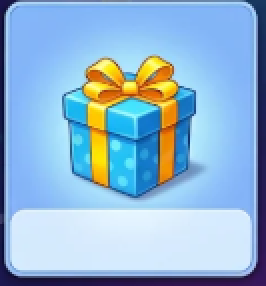
#> input picture src/game/gifts/gift-img/Screenshot 2026-11-07 162244.png, 133 x 143 px (shown 2 times larger)
$ python extract-gift-assets.py
#> lines starting #> are read from the running program, lines starting #| are printed output that depends on the picture
"""Extract individual gift artworks from the uploaded card screenshots.

Each source is a card screenshot; the crop below isolates the gift box
(inside the card border, above the footer/button). Corner flood-fill then
removes the card gradient background to transparency, and the result is
trimmed with transparent padding. One PNG per gift — no combined sheet.
"""
from PIL import Image, ImageDraw
import os

SRC = os.path.join(os.path.dirname(__file__), "..", "src", "game", "gifts", "gift-img")
OUT = os.path.join(os.path.dirname(__file__), "..", "public", "assets", "gifts")
os.makedirs(OUT, exist_ok=True)

# (source file, output name, crop box l/t/r/b estimated from each screenshot)
JOBS = [
    ("Screenshot 2026-11-07 162244.png", "gift-blue.png", (18, 16, 115, 104)),
    ("Screenshot 2026-11-07 170141.png", "gift-green.png", (28, 36, 174, 140)),
    ("Screenshot 2026-11-07 170209.png", "gift-purple.png", (28, 46, 177, 160)),
    ("Screenshot 2026-11-07 170227.png", "gift-golden.png", (22, 32, 168, 158)),
    ("Screenshot 2026-11-07 170307.png", "gift-pink.png", (50, 38, 172, 128)),
    ("Screenshot 2026-11-07 170440.png", "gift-silver.png", (12, 8, 132, 90)),
    ("Screenshot 2026-11-07 170529.png", "gift-shell.png", (58, 8, 188, 102)),
    ("Screenshot 2026-11-07 170545.png", "gift-heart.png", (28, 22, 148, 108)),
    ("Screenshot 2026-11-07 170601.png", "gift-knot.png", (28, 18, 132, 102)),
    ("Screenshot 2026-11-07 170619.png", "gift-pod.png", (22, 18, 142, 102)),
    ("Screenshot 2026-11-07 170635.png", "gift-ice.png", (28, 8, 137, 98)),
]

def flood_transparent(im):
    rgba = im.convert("RGBA")
    w, h = rgba.size
    # Flood from all four corners; outline around each gift blocks leakage.
    for corner in [(0, 0), (w - 1, 0), (0, h - 1), (w - 1, h - 1)]:
        ImageDraw.floodfill(rgba, corner, (0, 0, 0, 0), thresh=42)
    return rgba

for src, dest, box in JOBS:
    path = os.path.join(SRC, src)
    im = Image.open(path).convert("RGB").crop(box)
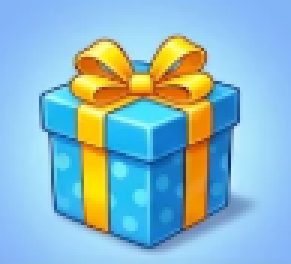
#> im: PIL image 97x88 RGB (shown 3 times larger); mean R, G, B 139.2, 184.9, 199.8
    rgba = flood_transparent(im)
#> after the loop in flood_transparent, `for corner in [(0, 0), (w - 1, 0), (0, h - 1), (w - 1, h - 1)]:`:
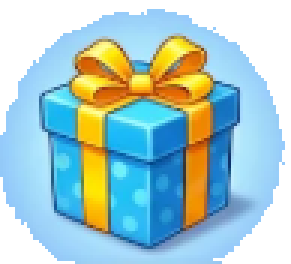
#> rgba: PIL image 97x88 RGBA (shown 3 times larger); mean R, G, B, A 104.9, 138, 139.5, 193; transparent parts drawn white
    bbox = rgba.getbbox()
#> bbox = (0, 3, 95, 88)
    if bbox:
        l, t, r, b = bbox
#> l = 0; t = 3; r = 95; b = 88
        pad = 8
        rgba = rgba.crop((max(0, l - pad), max(0, t - pad), min(rgba.width, r + pad), min(rgba.height, b + pad)))
    out = os.path.join(OUT, dest)
    rgba.save(out)
    print(dest, rgba.size)
#| gift-blue.png (97, 88)
#> pass 2 of the loop `for src, dest, box in JOBS:`:
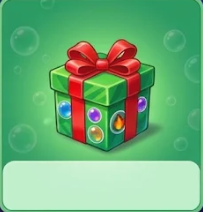
#> input picture src/game/gifts/gift-img/Screenshot 2026-11-07 170141.png, 203 x 212 px
#> `im = Image.open(path).convert("RGB").crop(box)`:
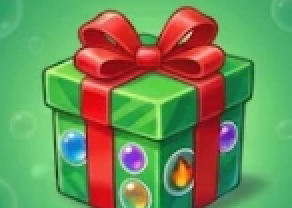
#> im: PIL image 146x104 RGB (shown 2 times larger); mean R, G, B 112.2, 142.1, 88.7
#> after the loop in flood_transparent (call 2), `for corner in [(0, 0), (w - 1, 0), (0, h - 1), (w - 1, h - 1)]:`:
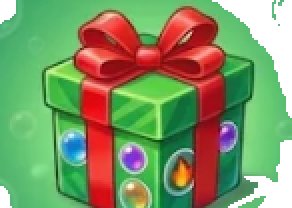
#> rgba: PIL image 146x104 RGBA (shown 2 times larger); mean R, G, B, A 105.1, 126.2, 78.9, 232.1; transparent parts drawn white
#> bbox = (0, 0, 146, 104)
#> t = 0; r = 146; b = 104
#| gift-green.png (146, 104)
#> pass 3 of the loop `for src, dest, box in JOBS:`:
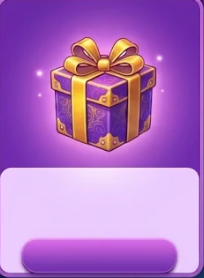
#> input picture src/game/gifts/gift-img/Screenshot 2026-11-07 170209.png, 204 x 278 px
#> `im = Image.open(path).convert("RGB").crop(box)`:
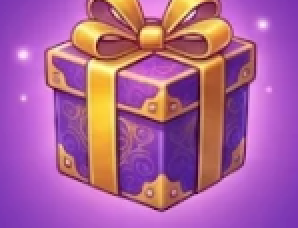
#> im: PIL image 149x114 RGB (shown 2 times larger); mean R, G, B 171.3, 95.8, 155.1
#> after the loop in flood_transparent (call 3), `for corner in [(0, 0), (w - 1, 0), (0, h - 1), (w - 1, h - 1)]:`:
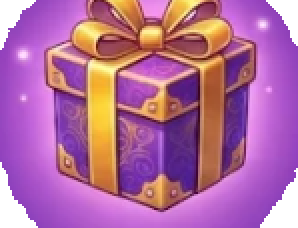
#> rgba: PIL image 149x114 RGBA (shown 2 times larger); mean R, G, B, A 164.1, 92.6, 145.3, 241.2; transparent parts drawn white
#> bbox = (0, 0, 149, 114)
#> r = 149; b = 114
#| gift-purple.png (149, 114)
#> (the run stopped early here; a loop or call above may not have finished)
